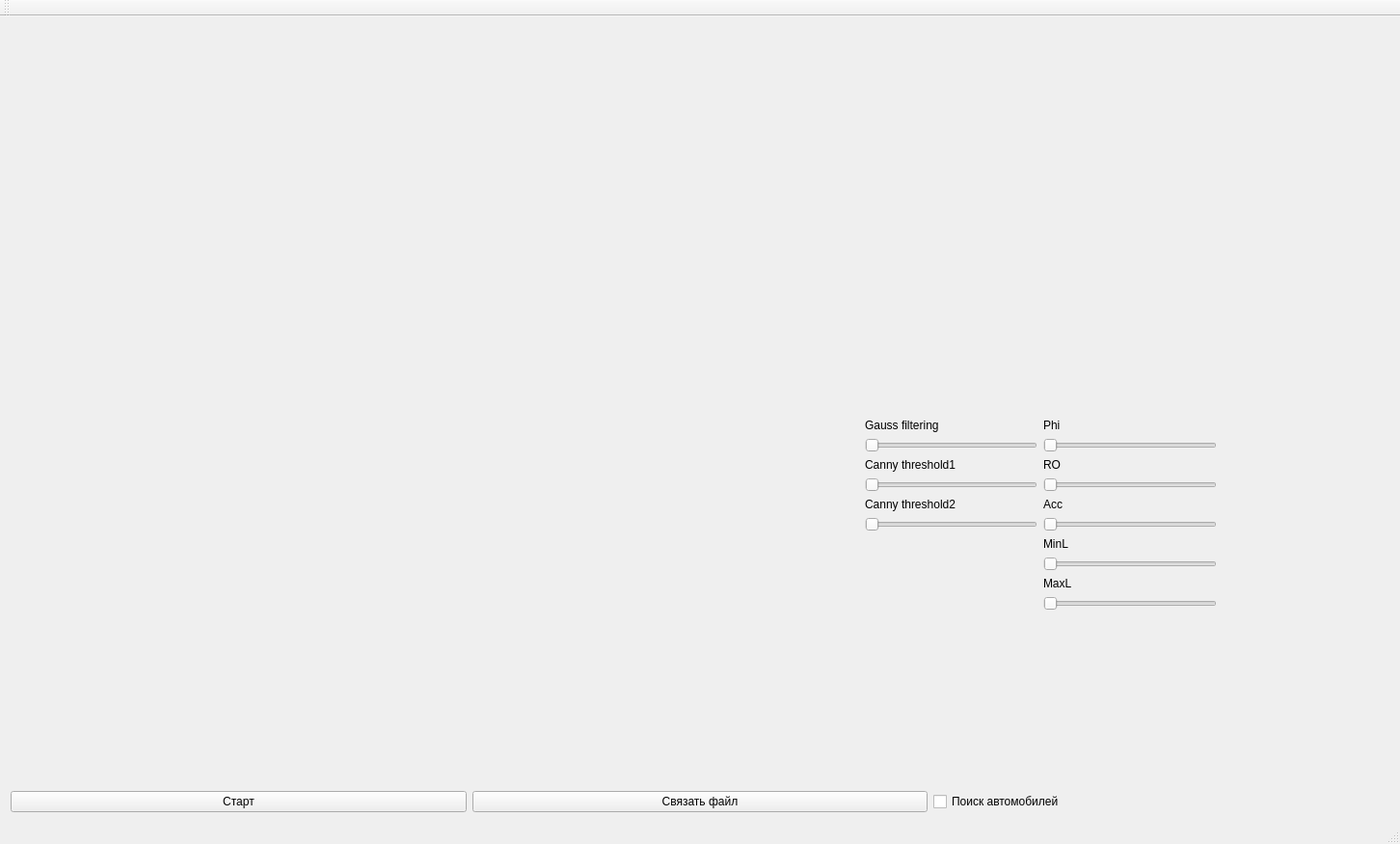
<?xml version="1.0" encoding="UTF-8"?>
<ui version="4.0">
 <class>Lane_DetectionClass</class>
 <widget class="QMainWindow" name="Lane_DetectionClass">
  <property name="geometry">
   <rect>
    <x>0</x>
    <y>0</y>
    <width>1452</width>
    <height>875</height>
   </rect>
  </property>
  <property name="windowTitle">
   <string>Lane_Detection</string>
  </property>
  <widget class="QWidget" name="centralWidget">
   <layout class="QVBoxLayout" name="verticalLayout_4">
    <item>
     <layout class="QHBoxLayout" name="horizontalLayout_2">
      <item>
       <widget class="QLabel" name="label">
        <property name="minimumSize">
         <size>
          <width>700</width>
          <height>400</height>
         </size>
        </property>
        <property name="text">
         <string/>
        </property>
       </widget>
      </item>
      <item>
       <layout class="QVBoxLayout" name="verticalLayout">
        <item>
         <widget class="QLabel" name="canny_label">
          <property name="minimumSize">
           <size>
            <width>700</width>
            <height>400</height>
           </size>
          </property>
          <property name="text">
           <string/>
          </property>
         </widget>
        </item>
        <item>
         <layout class="QHBoxLayout" name="horizontalLayout_3">
          <item>
           <spacer name="horizontalSpacer_2">
            <property name="orientation">
             <enum>Qt::Horizontal</enum>
            </property>
            <property name="sizeHint" stdset="0">
             <size>
              <width>40</width>
              <height>20</height>
             </size>
            </property>
           </spacer>
          </item>
          <item>
           <layout class="QVBoxLayout" name="verticalLayout_2">
            <item>
             <widget class="QLabel" name="gauss_lb">
              <property name="text">
               <string>Gauss filtering</string>
              </property>
             </widget>
            </item>
            <item>
             <widget class="QSlider" name="gaussFiltr_sl">
              <property name="maximumSize">
               <size>
                <width>300</width>
                <height>16777215</height>
               </size>
              </property>
              <property name="orientation">
               <enum>Qt::Horizontal</enum>
              </property>
             </widget>
            </item>
            <item>
             <widget class="QLabel" name="canny1_lb">
              <property name="maximumSize">
               <size>
                <width>300</width>
                <height>16777215</height>
               </size>
              </property>
              <property name="text">
               <string>Canny threshold1 </string>
              </property>
             </widget>
            </item>
            <item>
             <widget class="QSlider" name="canny1_sl">
              <property name="maximumSize">
               <size>
                <width>300</width>
                <height>16777215</height>
               </size>
              </property>
              <property name="orientation">
               <enum>Qt::Horizontal</enum>
              </property>
             </widget>
            </item>
            <item>
             <widget class="QLabel" name="canny2_lb">
              <property name="maximumSize">
               <size>
                <width>300</width>
                <height>16777215</height>
               </size>
              </property>
              <property name="text">
               <string>Canny threshold2 </string>
              </property>
             </widget>
            </item>
            <item>
             <widget class="QSlider" name="canny2_sl">
              <property name="maximumSize">
               <size>
                <width>300</width>
                <height>16777215</height>
               </size>
              </property>
              <property name="orientation">
               <enum>Qt::Horizontal</enum>
              </property>
             </widget>
            </item>
            <item>
             <spacer name="verticalSpacer">
              <property name="orientation">
               <enum>Qt::Vertical</enum>
              </property>
              <property name="sizeHint" stdset="0">
               <size>
                <width>20</width>
                <height>40</height>
               </size>
              </property>
             </spacer>
            </item>
           </layout>
          </item>
          <item>
           <layout class="QVBoxLayout" name="verticalLayout_3">
            <item>
             <widget class="QLabel" name="phi_lb">
              <property name="text">
               <string>Phi</string>
              </property>
             </widget>
            </item>
            <item>
             <widget class="QSlider" name="phi_sl">
              <property name="orientation">
               <enum>Qt::Horizontal</enum>
              </property>
             </widget>
            </item>
            <item>
             <widget class="QLabel" name="ro_lb">
              <property name="text">
               <string>RO</string>
              </property>
             </widget>
            </item>
            <item>
             <widget class="QSlider" name="RO_sl">
              <property name="orientation">
               <enum>Qt::Horizontal</enum>
              </property>
             </widget>
            </item>
            <item>
             <widget class="QLabel" name="acc_lb">
              <property name="text">
               <string>Acc</string>
              </property>
             </widget>
            </item>
            <item>
             <widget class="QSlider" name="acc_sl">
              <property name="orientation">
               <enum>Qt::Horizontal</enum>
              </property>
             </widget>
            </item>
            <item>
             <widget class="QLabel" name="minL_lb">
              <property name="text">
               <string>MinL</string>
              </property>
             </widget>
            </item>
            <item>
             <widget class="QSlider" name="minL_sl">
              <property name="orientation">
               <enum>Qt::Horizontal</enum>
              </property>
             </widget>
            </item>
            <item>
             <widget class="QLabel" name="maxL_lb">
              <property name="text">
               <string>MaxL</string>
              </property>
             </widget>
            </item>
            <item>
             <widget class="QSlider" name="maxL_sl">
              <property name="orientation">
               <enum>Qt::Horizontal</enum>
              </property>
             </widget>
            </item>
            <item>
             <spacer name="verticalSpacer_3">
              <property name="orientation">
               <enum>Qt::Vertical</enum>
              </property>
              <property name="sizeHint" stdset="0">
               <size>
                <width>20</width>
                <height>40</height>
               </size>
              </property>
             </spacer>
            </item>
           </layout>
          </item>
          <item>
           <spacer name="horizontalSpacer">
            <property name="orientation">
             <enum>Qt::Horizontal</enum>
            </property>
            <property name="sizeHint" stdset="0">
             <size>
              <width>40</width>
              <height>20</height>
             </size>
            </property>
           </spacer>
          </item>
         </layout>
        </item>
        <item>
         <spacer name="verticalSpacer_2">
          <property name="orientation">
           <enum>Qt::Vertical</enum>
          </property>
          <property name="sizeHint" stdset="0">
           <size>
            <width>20</width>
            <height>40</height>
           </size>
          </property>
         </spacer>
        </item>
       </layout>
      </item>
     </layout>
    </item>
    <item>
     <layout class="QHBoxLayout" name="horizontalLayout">
      <item>
       <widget class="QPushButton" name="pause_pb">
        <property name="text">
         <string>Старт</string>
        </property>
       </widget>
      </item>
      <item>
       <widget class="QPushButton" name="assF_pb">
        <property name="text">
         <string>Связать файл</string>
        </property>
       </widget>
      </item>
      <item>
       <widget class="QCheckBox" name="auto_CB">
        <property name="text">
         <string>Поиск автомобилей</string>
        </property>
       </widget>
      </item>
     </layout>
    </item>
   </layout>
  </widget>
  <widget class="QMenuBar" name="menuBar">
   <property name="geometry">
    <rect>
     <x>0</x>
     <y>0</y>
     <width>1452</width>
     <height>31</height>
    </rect>
   </property>
  </widget>
  <widget class="QToolBar" name="mainToolBar">
   <attribute name="toolBarArea">
    <enum>TopToolBarArea</enum>
   </attribute>
   <attribute name="toolBarBreak">
    <bool>false</bool>
   </attribute>
  </widget>
  <widget class="QStatusBar" name="statusBar"/>
 </widget>
 <layoutdefault spacing="6" margin="11"/>
 <resources>
  <include location="lane_detection.qrc"/>
 </resources>
 <connections/>
</ui>
